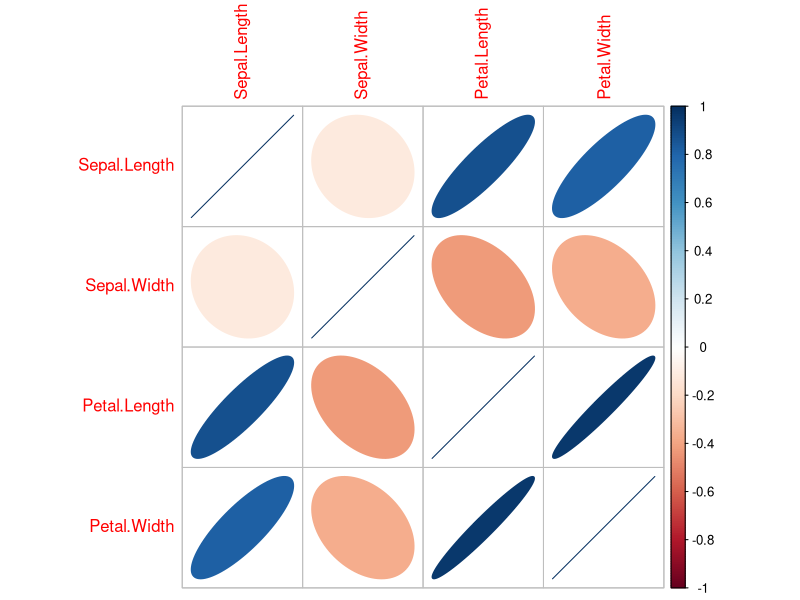
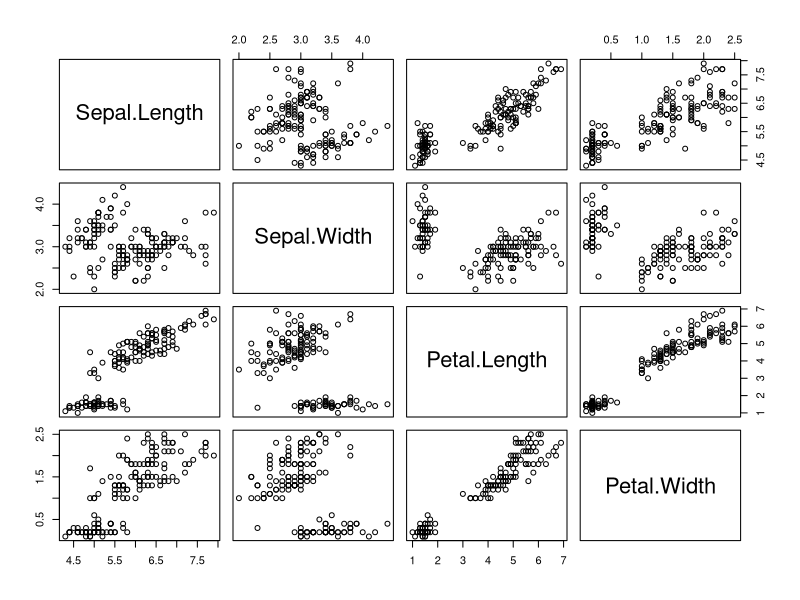
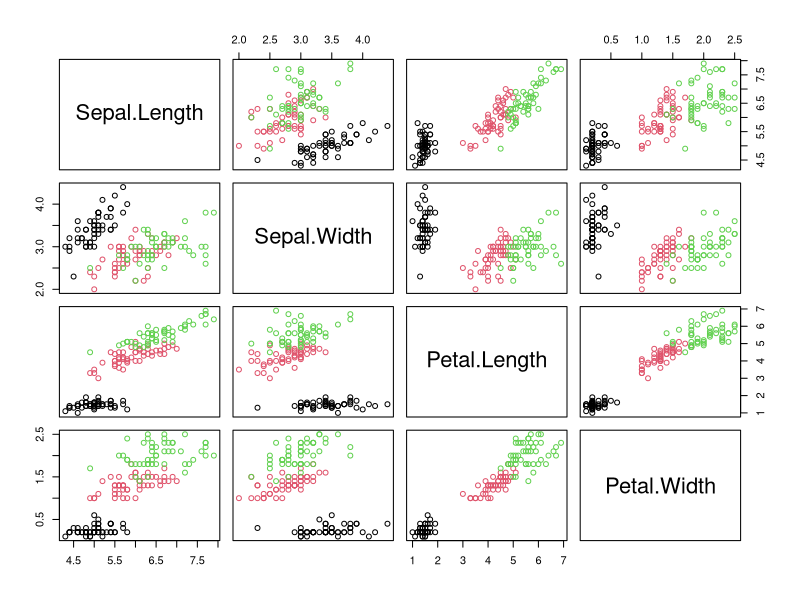
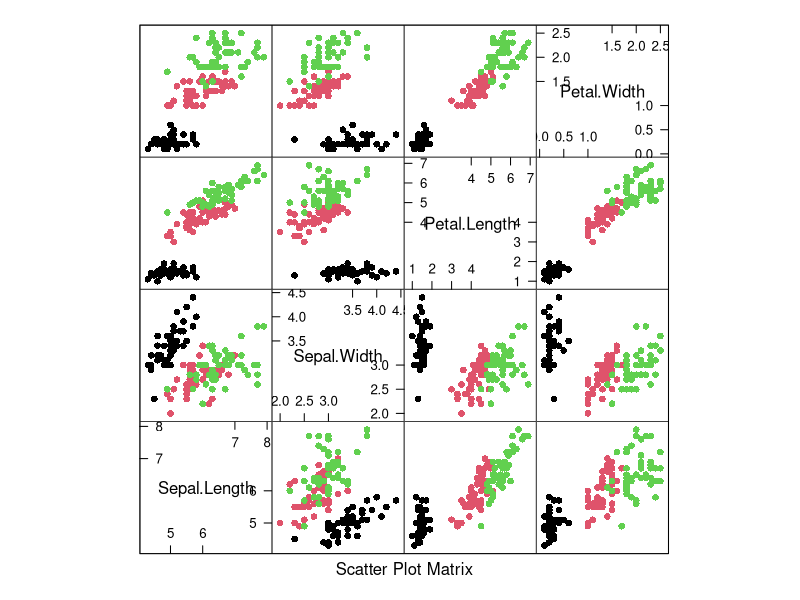
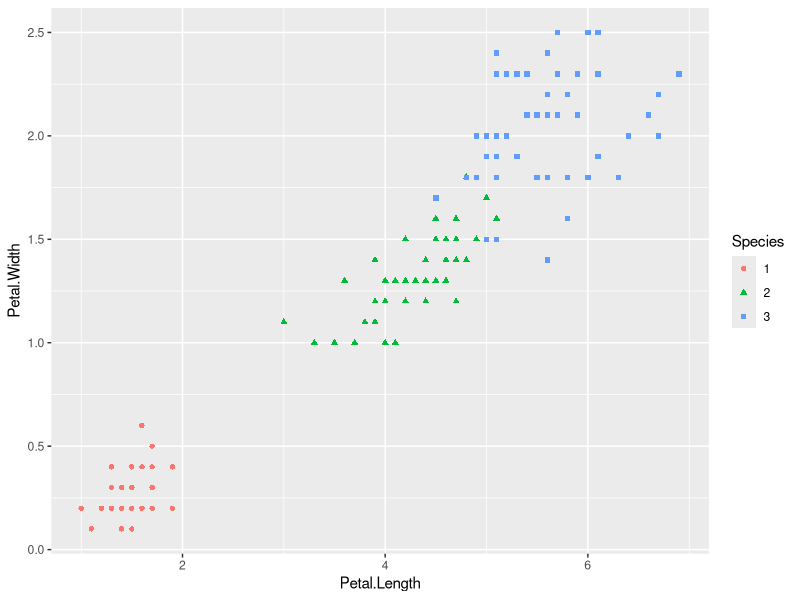
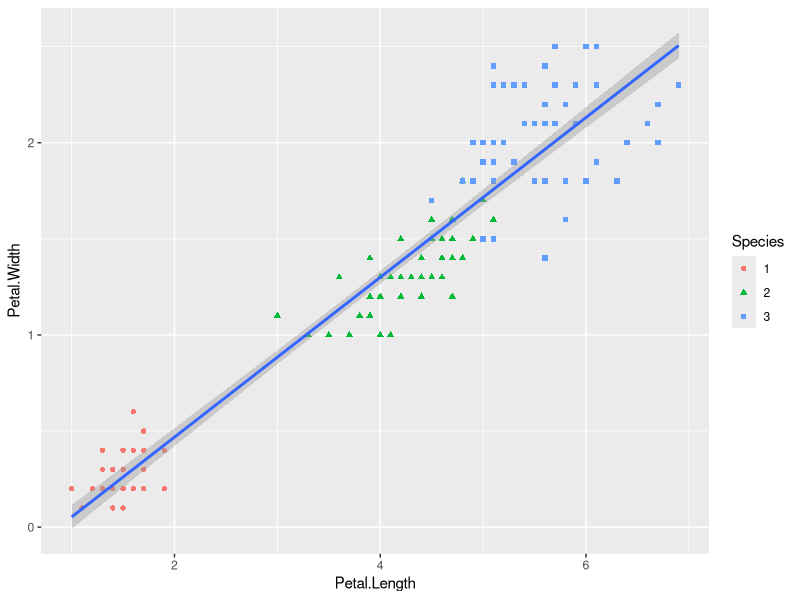
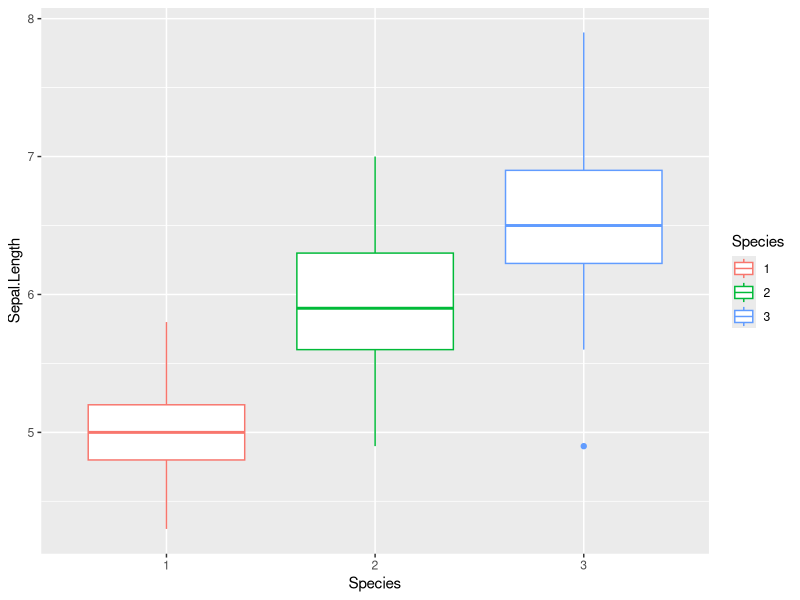
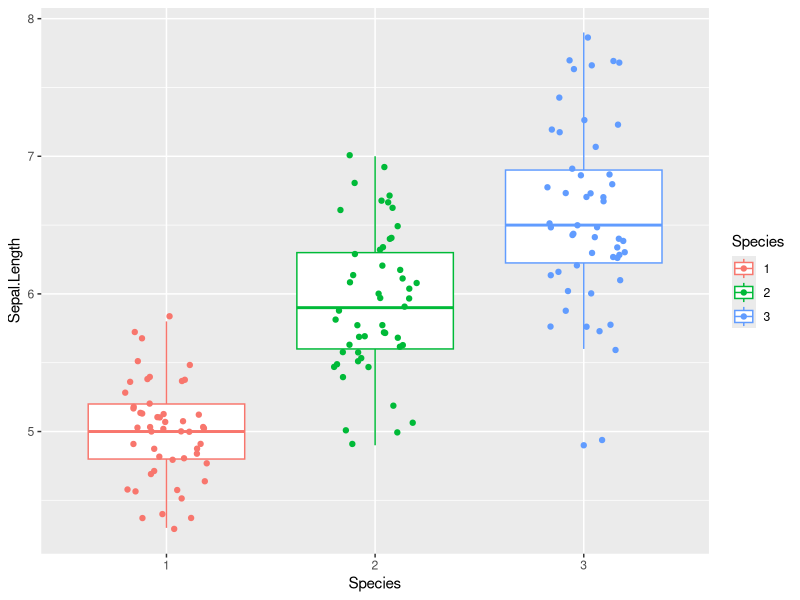

Here is the R script that generated these plots, in order:

############# Exploring Iris Data set ###########

# Read and view first 4 observations of Iris data
data(iris)
head(iris,n = 4)

# What is the dimension of the data
dim(iris)

# Extract the column names
names(iris)

# Access Sepal length and Sepal width columns of observations 8 to 10
iris [8:10, 1:2]

# Check the data types
str(iris)

# Reassign factor labels
library (car)
iris$Species <- recode (iris$Species, "'setosa' = 1; 'versicolor' =  2; 'virginica' = 3")
# Verify the data types
str(iris)

# Calculate the mean
colMeans(iris[, 1:4])

# Calculate the group mean using by
by(data = iris[,1:4], INDICES = iris$Species, FUN = colMeans)

# Calculate the group mean using aggregate
aggregate(.~ Species, iris, mean)

# Calculate the variance-covariance and correlation matrices
var(iris[, 1:4])
cor(iris[, 1:4])

# Visualize correlation matrix
library(corrplot)
corrplot(cor(iris[, 1:4]), method = "ellipse")

# Visualization of multivarate data

# Basic R plot
pairs(iris[, 1:4])

# Pairs plot by color
pairs(iris[, 1:4], col = iris$Species)

# Lattice
library(lattice)
splom(~iris[, 1:4], col = iris$Species, pch = 16)

# ggplot for visualization
library(ggplot2)

# Plot petal length vs petal width for different species
ggplot(data = iris) +
  aes(x = Petal.Length, y = Petal.Width) +
  geom_point(aes(color = Species, shape = Species))

# Add a linear trend line to the plot
ggplot(data = iris) +
  aes(x = Petal.Length, y = Petal.Width) +
  geom_point(aes(color = Species, shape = Species)) +
  geom_smooth(method = lm)

# Plot the boxplot of Sepal length grouped by species
ggplot(data = iris) +
  aes(x = Species, y = Sepal.Length, color = Species) +
  geom_boxplot()

# Add the corresponding measurements to the plot
ggplot(data = iris) +
  aes(x = Species, y = Sepal.Length, color = Species) +
  geom_boxplot() +
  geom_jitter(position = position_jitter(0.2))

# Visualize the density plot of Petal length of different species
ggplot(data = iris) +
  aes(x = Petal.Length, fill = Species) +
  geom_density(alpha = 0.3) +
  facet_wrap(~Species, nrow = 3)

# Correlation plot
library(GGally)
ggpairs(data = iris, columns = 1:4, mapping = aes(color = Species))

# 3D Plot
library(scatterplot3d)
scatterplot3d(iris[, c(1, 3, 4)], color = as.numeric(iris$Species))

# change the angle between x-axis and y-axis to 80 degrees
scatterplot3d(iris[, c(1, 3, 4)], color = as.numeric(iris$Species),pch = 4, angle = 80)

################# Density plot of normal distribution with mean 2 and variance 1 ########################

# Create a sequence of numbers between -2 and 6 incrementing by 0.01.
x <- seq(-2, 6, by = .01)
# Choose the mean as 2 and standard deviation as 1.
y <- dnorm(x, mean = 2, sd = 1)
plot(x,y,col = "mediumvioletred", main = "Normal distribution with mean 2 and variance 1" )


########### Skew-Normal Distribution #############
rm(list=ls())
# Required packages
library(sn)
library(knitr)

# Simulated data
set.seed(1234)
data.sim <- rsn(500,0,1,5)

hist(data.sim, breaks = 20, col = "blue")
box()

######################## END #######################
